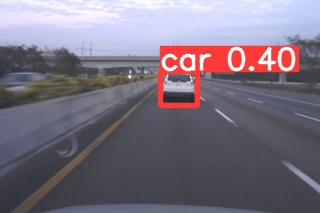
#> input picture YOLOV5/detect/exp1/314.jpg, 320 x 213 px; its folder holds only this picture in this run
$ python -i lane_det_warp.py   (imports and definitions only)   (older library calls are emulated)
#> lines starting #> are read from the running program, lines starting #| are printed output that depends on the picture; after the words box and inside, x2 and y2 are one past the last pixel; in counts of white or black regions, pixels touching at a corner belong together
# https://medium.com/typeiqs/advanced-lane-finding-c3c8305f074

# https://medium.com/typeiqs/advanced-lane-finding-c3c8305f074

import cv2 # Import the OpenCV library to enable computer vision
import numpy as np # Import the NumPy scientific computing library
import matplotlib.pyplot as plt # Used for plotting and error checking

def abs_sobel_thresh(img, orient='x', thresh=(0, 255), sobel_kernel=3):
    thresh_min, thresh_max = thresh
    s_thresh = (120, 255)
    l_thresh = (40, 255)

    hls_image = cv2.cvtColor(img, cv2.COLOR_RGB2HLS)
    H = hls_image[:,:,0]
    L = hls_image[:,:,1]
    S = hls_image[:,:,2]

    if orient == 'x':
        sobel = cv2.Sobel(L, cv2.CV_64F, 1, 0, ksize=sobel_kernel)
    else:
        sobel = cv2.Sobel(L, cv2.CV_64F, 0, 1, ksize=sobel_kernel)

    abs_sobel = np.absolute(sobel)
    scaled_sobel = np.uint8(255*abs_sobel/np.max(abs_sobel))
    l_sobel = np.zeros_like(scaled_sobel)
    l_sobel[(scaled_sobel >= thresh_min) & (scaled_sobel <= thresh_max)] = 1

    s_binary = np.zeros_like(S)
    s_binary[(S >= s_thresh[0]) & (S <= s_thresh[1])] = 1

    l_binary = np.zeros_like(L)
    l_binary[(L >= l_thresh[0]) & (L <= l_thresh[1])] = 1

    binary_output = np.zeros_like(l_sobel)
    binary_output[((l_binary == 1) & (s_binary == 1) | (l_sobel==1))] = 1

    return binary_output

def mag_thresh(img, sobel_kernel=5, thresh=(0,255)):

    img = cv2.cvtColor(img, cv2.COLOR_RGB2HLS)[:,:,2]
    gaussian_blur = cv2.GaussianBlur(img, (3, 3), 0)  # img process of gaussian_blur
    sobelx = cv2.Sobel(gaussian_blur, cv2.CV_32F, 1, 0, ksize=sobel_kernel)  # cv2.CV_16S
    sobely = cv2.Sobel(gaussian_blur, cv2.CV_32F, 0, 1, ksize=sobel_kernel)  # cv2.CV_16S

    gradmag = np.sqrt(sobelx**2 + sobely**2)

    scale_factor = np.max(gradmag)/255
    gradmag = (gradmag/scale_factor).astype(np.uint8)

    binary_output = np.zeros_like(gradmag)
    binary_output[(gradmag >= thresh[0]) & (gradmag <= thresh[1])] = 1

    return binary_output

def dir_threshold(img, sobel_kernel=9, thresh=(0, np.pi/2)):

    img = cv2.cvtColor(img, cv2.COLOR_RGB2HLS)[:,:,2]

    sobelx = cv2.Sobel(img, cv2.CV_64F, 1, 0, ksize=sobel_kernel)
    sobely = cv2.Sobel(img, cv2.CV_64F, 0, 1, ksize=sobel_kernel)

    abs_sobelx = np.absolute(sobelx)
    abs_sobely = np.absolute(sobely)

    dirs = np.arctan2(abs_sobely, abs_sobelx)

    binary_output = np.zeros_like(dirs)
    binary_output[(dirs >= thresh[0]) & (dirs <= thresh[1])] = 1

    return binary_output
def combined_thresh(img, sobel_kernel=5, abs_thresh=(40,220), _mag_thresh=(50,220), dir_thresh=(0, np.pi/2)):
    gradx = abs_sobel_thresh(img, orient='x', sobel_kernel=sobel_kernel, thresh=abs_thresh)

    mag_binary = mag_thresh(img, sobel_kernel=sobel_kernel, thresh=_mag_thresh)

    dir_binary = dir_threshold(img, sobel_kernel=sobel_kernel, thresh=dir_thresh)

    combined = np.zeros_like(dir_binary)
    combined[((gradx == 1) ) | ((mag_binary == 1) & (dir_binary == 1))] = 1
    # histogram = np.sum(combined[combined.shape[0]//2:,:], axis=0)
    # plt.plot(histogram)

    return combined

# [272 lines left out: functions perspective_transform, sliding_window_polyfit, visualize_polyfit, skip_windows_step, visualize_skip_window_step, measure_curvature and 3 more, not called in this run]

import os

i = 0
array_of_img = []

# [43 lines not run here, left out]

>>> import cv2
>>> picture = cv2.cvtColor(cv2.imread('../YOLOV5/detect/exp1/314.jpg'), cv2.COLOR_BGR2RGB)
>>> result = combined_thresh(picture)
#> in abs_sobel_thresh, `hls_image = cv2.cvtColor(img, cv2.COLOR_RGB2HLS)`: hls_image: shape (213, 320, 3); mean of channels 0, 1, 2 111.5, 125, 68.9
#> in abs_sobel_thresh, `H = hls_image[:,:,0]`:
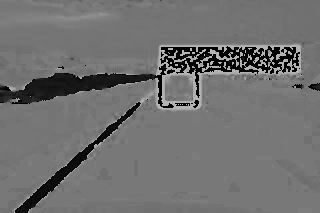
#> H: shape (213, 320); min 0, max 180, mean 111.5
#> in combined_thresh, `gradx = abs_sobel_thresh(img, orient='x', sobel_kernel=sobel_kernel, t..`:
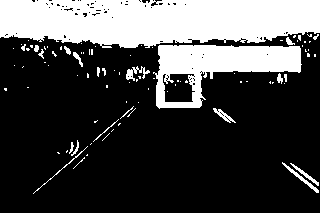
#> gradx: shape (213, 320); values 0 (black) and 1 (white), 27.7% white; 91 white regions (71 under 20 px), largest, box (x1, y1, x2, y2) and area: (0, 0, 320, 48) 12860, (153, 45, 302, 109) 4676, (126, 66, 150, 81) 145
#> in mag_thresh, `gaussian_blur = cv2.GaussianBlur(img, (3, 3), 0)`:
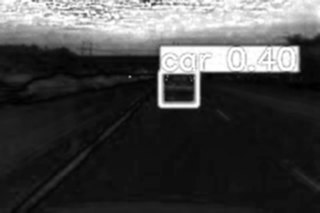
#> gaussian_blur: shape (213, 320); min 0, max 255, mean 69
#> in mag_thresh, `sobely = cv2.Sobel(gaussian_blur, cv2.CV_32F, 0, 1, ksize=sobel_kernel)`:
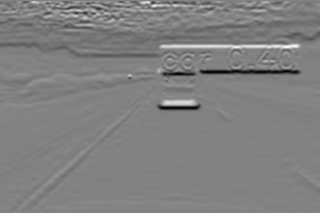
#> sobely: shape (213, 320) float32; min -8748, max 8393, mean -111.5; drawn with min black and max white
#> in mag_thresh, `gradmag = np.sqrt(sobelx**2 + sobely**2)`:
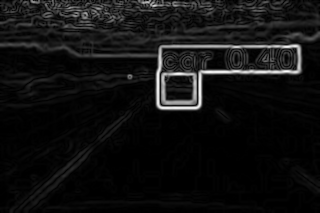
#> gradmag: shape (213, 320) float32; min 0, max 8748.6, mean 591.3; drawn with min black and max white
#> in mag_thresh, `scale_factor = np.max(gradmag)/255`: scale_factor = 34.31
#> in combined_thresh, `mag_binary = mag_thresh(img, sobel_kernel=sobel_kernel, thresh=_mag_th..`: mag_binary: shape (213, 320); values 0 (black) and 1 (white), 7.7% white; 159 white regions (134 under 20 px), largest, box (x1, y1, x2, y2) and area: (91, 44, 302, 111) 2430, (42, 0, 125, 23) 676, (131, 0, 197, 10) 309
#> in dir_threshold, `dirs = np.arctan2(abs_sobely, abs_sobelx)`:
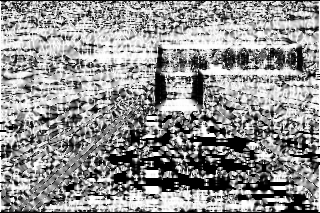
#> dirs: shape (213, 320) float64; min 0, max 1.57, mean 0.9; drawn with min black and max white
#> in combined_thresh, `dir_binary = dir_threshold(img, sobel_kernel=sobel_kernel, thresh=dir_..`: dir_binary: shape (213, 320) float64; every value is 1
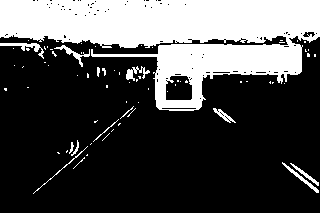
#> result: shape (213, 320) float64; values 0 (black) and 1 (white), 29.6% white; 71 white regions (58 under 20 px), largest, box (x1, y1, x2, y2) and area: (0, 0, 320, 111) 18836, (0, 43, 44, 59) 192, (54, 45, 90, 67) 158

$ run again, on YOLOV5/detect/exp1/316.jpg
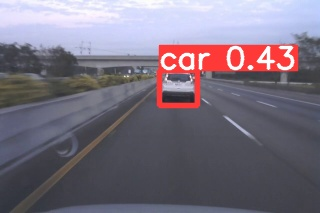
#> input picture YOLOV5/detect/exp1/316.jpg, 320 x 213 px
#> hls_image: shape (213, 320, 3); mean of channels 0, 1, 2 111.5, 123.8, 68.3
#> gradx: shape (213, 320); values 0 (black) and 1 (white), 27.2% white; 85 white regions (70 under 20 px), largest, box (x1, y1, x2, y2) and area: (0, 0, 320, 108) 17634, (222, 115, 256, 139) 185, (127, 66, 141, 78) 68
#> in mag_thresh, `gradmag = np.sqrt(sobelx**2 + sobely**2)`:
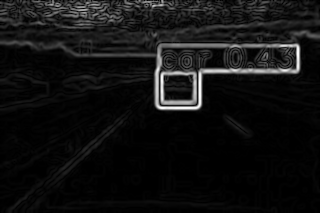
#> gradmag: shape (213, 320) float32; min 0, max 8358.4, mean 582.8; drawn with min black and max white
#> scale_factor = 32.78
#> mag_binary: shape (213, 320); values 0 (black) and 1 (white), 8.8% white; 138 white regions (116 under 20 px), largest, box (x1, y1, x2, y2) and area: (44, 40, 301, 111) 2972, (32, 0, 141, 26) 1146, (134, 0, 179, 12) 243
#> dir_binary: shape (213, 320) float64; every value is 1
#> `result = combined_thresh(picture)`:
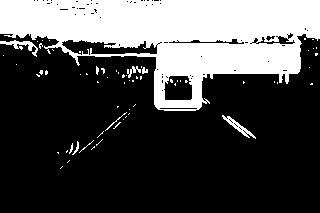
#> result: shape (213, 320) float64; values 0 (black) and 1 (white), 29.2% white; 66 white regions (57 under 20 px), largest, box (x1, y1, x2, y2) and area: (0, 0, 320, 111) 19105, (0, 40, 38, 57) 195, (222, 115, 256, 139) 185
